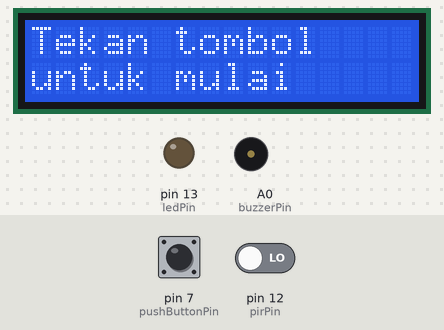
The sketch below on a simulated Arduino Uno, built with avr-gcc and run on an emulated ATmega328P. Parts: 16×2 character LCD, output pins drawn as LEDs (lit = HIGH), buzzer (waves = sounding, pin HIGH). Dashed ring = blinking. The test bench sets the inputs (shaded band); at power-on: pin 7 (pushButtonPin) LOW, pin 12 (pirPin) LOW. What the sketch prints to the serial monitor is not drawn.

Above: at 1.2 s.
1.3 s: pin 7 (pushButtonPin) pulled HIGH for 0.15 s
At 2.2 s:
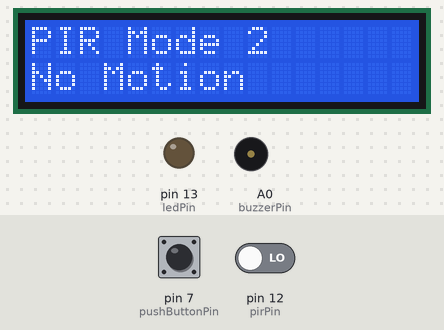
4.4 s: pin 12 (pirPin) driven HIGH
At 5.0 s:
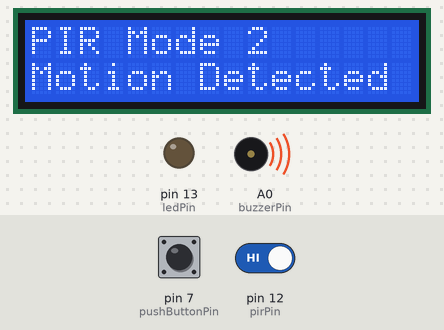
7.4 s: pin 7 (pushButtonPin) pulled HIGH for 1 s
At 8.0 s:
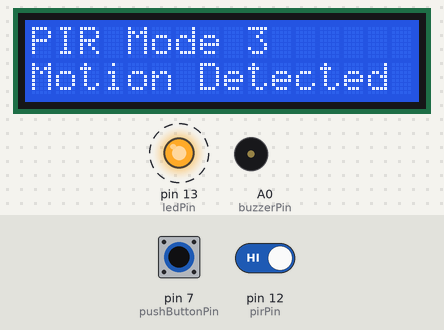
10.6 s: pin 12 (pirPin) driven LOW
At 11.9 s:
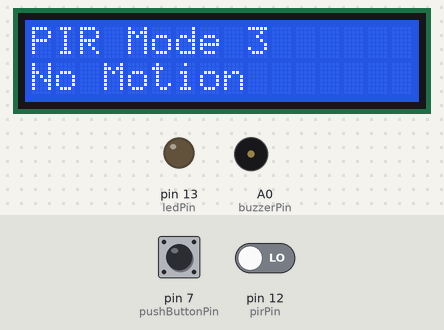
13.6 s: pin 7 (pushButtonPin) pulled HIGH for 0.15 s
At 14.2 s:
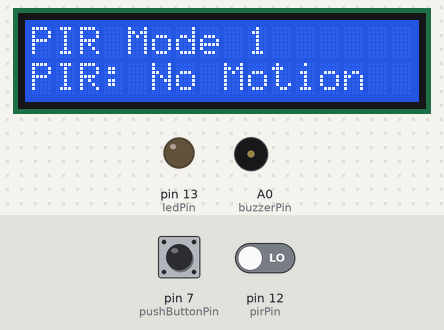
16.7 s: pin 7 (pushButtonPin) pulled HIGH for 3.2 s
At 17.8 s:
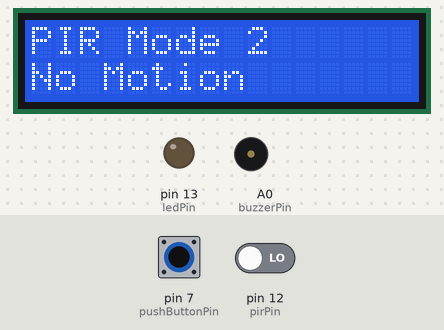
Timing chart, 0 to 19.7 s (numbered marks = the images above; inputs shaded):
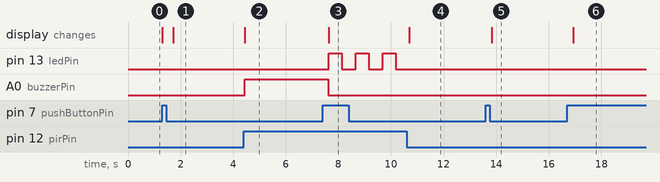

The sketch:

pir-kasus1-5.ino
```cpp
#include <Wire.h>
#include <LiquidCrystal_I2C.h>

const int pushButtonPin = 7;
const int pirPin = 12;
const int buzzerPin = A0;
const int ledPin = 13;

int buttonState = 0;
int lastButtonState = 0;
int mode = 0;  // Menyimpan mode yang aktif
bool pirState = false;  // Status PIR (deteksi gerakan)
int buttonPressCount = 0;  // Menghitung jumlah tombol yang ditekan

LiquidCrystal_I2C lcd(0x27, 16, 2);  // Alamat I2C untuk LCD (pastikan sudah benar)

void setup() {
  pinMode(pushButtonPin, INPUT);
  pinMode(pirPin, INPUT);
  pinMode(buzzerPin, OUTPUT);
  pinMode(ledPin, OUTPUT);

  lcd.init();  // Menggunakan init() untuk inisialisasi LCD
  lcd.clear();  // Membersihkan layar
  lcd.backlight();  // Menyalakan backlight LCD

  Serial.begin(9600);

  // Tampilan menu awal
  lcd.print("Tekan tombol");
  lcd.setCursor(0, 1);
  lcd.print("untuk mulai");
  Serial.println("Menu Awal: Tekan tombol untuk mulai");
}

void loop() {
  // Baca status tombol
  buttonState = digitalRead(pushButtonPin);

  // Jika tombol ditekan pertama kali, pindah ke mode pertama
  if (mode == 0 && buttonState == HIGH) {
    mode = 1;  // Mulai dari case pertama
    lcd.clear();  // Bersihkan layar sebelum masuk mode baru
    delay(200); // Debouncing
  }

  // Lanjutkan program dengan kondisi mode yang sudah ditentukan
  if (mode > 0) {
    // Detect perubahan tombol tekan
    if (buttonState == HIGH && lastButtonState == LOW) {
      buttonPressCount++;  // Meningkatkan penghitung tombol yang ditekan
      if (buttonPressCount > 3) {
        buttonPressCount = 0;  // Reset penghitung jika lebih dari 3 kali
      }
      mode++;  // Mengganti mode
      if (mode > 3) {
        mode = 1;  // Kembali ke mode 1 setelah mode 4
      }
      delay(200); // Debouncing
    }
    lastButtonState = buttonState;

    // Membaca status PIR
    pirState = digitalRead(pirPin);

    switch (mode) {
      case 1:
        // Mode pertama: PIR berjalan dan status ditampilkan di LCD dan Serial Monitor
        lcd.clear();
        lcd.print("PIR Mode 1");
        lcd.setCursor(0, 1);
        lcd.print("PIR: ");
        if (pirState) {
          lcd.print("Motion Detected");
          Serial.println("PIR: Motion Detected");
        } else {
          lcd.print("No Motion");
          Serial.println("PIR: No Motion");
        }
        break;

      case 2:
        // Mode kedua: Buzzer menyala jika ada orang (deteksi PIR)
        lcd.clear();
        lcd.print("PIR Mode 2");
        lcd.setCursor(0, 1);
        if (pirState) {
          lcd.print("Motion Detected");
          Serial.println("PIR: Motion Detected");
          digitalWrite(buzzerPin, HIGH); // Nyalakan buzzer jika ada orang
        } else {
          lcd.print("No Motion");
          Serial.println("PIR: No Motion");
          digitalWrite(buzzerPin, LOW); // Matikan buzzer jika tidak ada orang
        }
        break;

      case 3:
        // Mode ketiga: LED kelap-kelip jika ada orang (deteksi PIR)
        lcd.clear();
        lcd.print("PIR Mode 3");
        lcd.setCursor(0, 1);
        digitalWrite(buzzerPin, LOW);  // Pastikan buzzer dimatikan di mode ini
        if (pirState) {
          lcd.print("Motion Detected");
          Serial.println("PIR: Motion Detected");
          // LED berkedip jika ada orang
          digitalWrite(ledPin, HIGH); // Nyalakan LED
          delay(500);  // LED menyala
          digitalWrite(ledPin, LOW);  // Matikan LED
          delay(500);  // LED mati
        } else {
          lcd.print("No Motion");
          Serial.println("PIR: No Motion");
          digitalWrite(ledPin, LOW); // Matikan LED jika tidak ada orang
        }
        break;

      case 4:
        // Mode keempat: Kembali ke mode pertama
        lcd.clear();
        lcd.print("Mode 4: Resetting");
        lcd.setCursor(0, 1);
        lcd.print("Back to Mode 1");
        Serial.println("Mode 4: Resetting to Mode 1");
        delay(2000);  // Tunggu beberapa detik sebelum kembali ke mode 1
        mode = 1;  // Kembali ke mode 1 setelah mode 4 selesai
        break;
    }
  }
}
```

Measured:
- after the input at 1.3 s, the display: first changes at once (image 1 shows a later state)
- after the input at 4.4 s, A0 (buzzerPin): LOW → HIGH at once; the display: changes at once (image 2)
- after the input at 7.4 s, pin 13 (ledPin): alternates HIGH for 0.50 s and LOW for 0.53 s, starting after 0.23 s; A0 (buzzerPin): HIGH → LOW after 0.21 s; the display: changes after 0.23 s (image 3)
- after the input at 10.6 s, pin 13 (ledPin): stops changing and stays LOW; the display: changes after 0.10 s (image 4)
- after the input at 13.6 s, the display: changes after 0.24 s (image 5)
- after the input at 16.7 s, the display: changes after 0.23 s (image 6)
